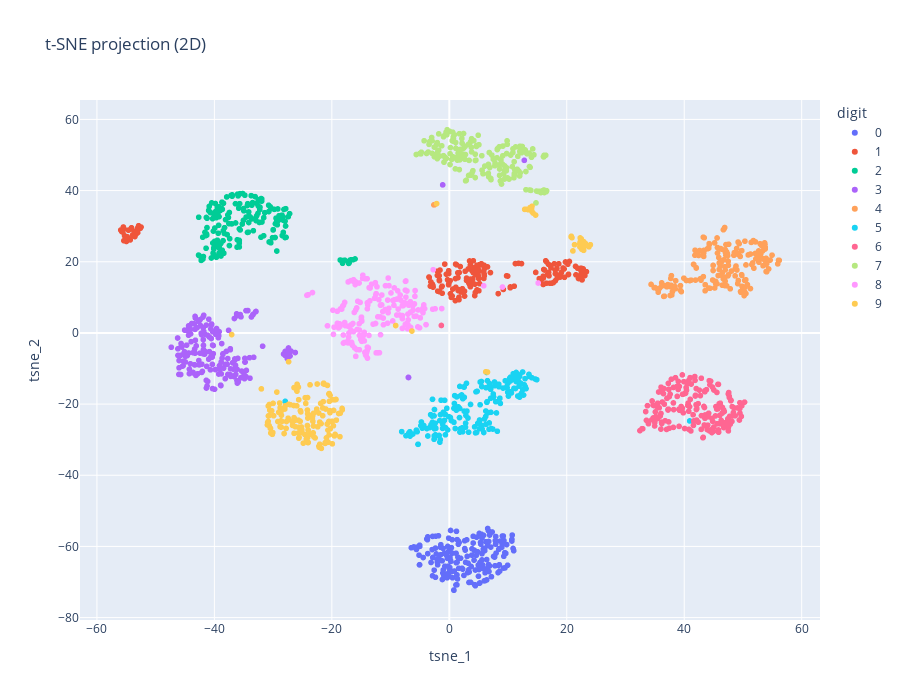

The notebook cell this image was saved under:
### Markdown cell above
## Step 4: Interactive 2D visualization

### Code cell
fig_2d = px.scatter(
    df_2d,
    x="tsne_1",
    y="tsne_2",
    color="digit",           # Semantic color mapping
    title="t-SNE projection (2D)",
    
    # Control what appears on hover
    hover_data={
        "digit": True,       # Show class label
        "tsne_1": False,     # Hide raw coordinates
        "tsne_2": False
    },
    
    width=900,
    height=700
)

fig_2d.show()

### Figure 1 — Plotly figure (JSON) as saved in the notebook; plotly's stock layout.template omitted (floating-point values rounded to 4 significant figures; data arrays with more than 128 entries replaced by an {"elided": "..."} marker saying what was removed)
{"data": [{"customdata": {"elided": "178x1 str values"}, "hovertemplate": "digit=%{customdata[0]}<extra></extra>", "legendgroup": "0", "marker": {"color": "#636efa", "symbol": "circle"}, "mode": "markers", "name": "0", "showlegend": true, "type": "scattergl", "x": {"elided": "178 float values"}, "xaxis": "x", "y": {"elided": "178 float values"}, "yaxis": "y"}, {"customdata": {"elided": "182x1 str values"}, "hovertemplate": "digit=%{customdata[0]}<extra></extra>", "legendgroup": "1", "marker": {"color": "#EF553B", "symbol": "circle"}, "mode": "markers", "name": "1", "showlegend": true, "type": "scattergl", "x": {"elided": "182 float values"}, "xaxis": "x", "y": {"elided": "182 float values"}, "yaxis": "y"}, {"customdata": {"elided": "177x1 str values"}, "hovertemplate": "digit=%{customdata[0]}<extra></extra>", "legendgroup": "2", "marker": {"color": "#00cc96", "symbol": "circle"}, "mode": "markers", "name": "2", "showlegend": true, "type": "scattergl", "x": {"elided": "177 float values"}, "xaxis": "x", "y": {"elided": "177 float values"}, "yaxis": "y"}, {"customdata": {"elided": "183x1 str values"}, "hovertemplate": "digit=%{customdata[0]}<extra></extra>", "legendgroup": "3", "marker": {"color": "#ab63fa", "symbol": "circle"}, "mode": "markers", "name": "3", "showlegend": true, "type": "scattergl", "x": {"elided": "183 float values"}, "xaxis": "x", "y": {"elided": "183 float values"}, "yaxis": "y"}, {"customdata": {"elided": "181x1 str values"}, "hovertemplate": "digit=%{customdata[0]}<extra></extra>", "legendgroup": "4", "marker": {"color": "#FFA15A", "symbol": "circle"}, "mode": "markers", "name": "4", "showlegend": true, "type": "scattergl", "x": {"elided": "181 float values"}, "xaxis": "x", "y": {"elided": "181 float values"}, "yaxis": "y"}, {"customdata": {"elided": "182x1 str values"}, "hovertemplate": "digit=%{customdata[0]}<extra></extra>", "legendgroup": "5", "marker": {"color": "#19d3f3", "symbol": "circle"}, "mode": "markers", "name": "5", "showlegend": true, "type": "scattergl", "x": {"elided": "182 float values"}, "xaxis": "x", "y": {"elided": "182 float values"}, "yaxis": "y"}, {"customdata": {"elided": "181x1 str values"}, "hovertemplate": "digit=%{customdata[0]}<extra></extra>", "legendgroup": "6", "marker": {"color": "#FF6692", "symbol": "circle"}, "mode": "markers", "name": "6", "showlegend": true, "type": "scattergl", "x": {"elided": "181 float values"}, "xaxis": "x", "y": {"elided": "181 float values"}, "yaxis": "y"}, {"customdata": {"elided": "179x1 str values"}, "hovertemplate": "digit=%{customdata[0]}<extra></extra>", "legendgroup": "7", "marker": {"color": "#B6E880", "symbol": "circle"}, "mode": "markers", "name": "7", "showlegend": true, "type": "scattergl", "x": {"elided": "179 float values"}, "xaxis": "x", "y": {"elided": "179 float values"}, "yaxis": "y"}, {"customdata": {"elided": "174x1 str values"}, "hovertemplate": "digit=%{customdata[0]}<extra></extra>", "legendgroup": "8", "marker": {"color": "#FF97FF", "symbol": "circle"}, "mode": "markers", "name": "8", "showlegend": true, "type": "scattergl", "x": {"elided": "174 float values"}, "xaxis": "x", "y": {"elided": "174 float values"}, "yaxis": "y"}, {"customdata": {"elided": "180x1 str values"}, "hovertemplate": "digit=%{customdata[0]}<extra></extra>", "legendgroup": "9", "marker": {"color": "#FECB52", "symbol": "circle"}, "mode": "markers", "name": "9", "showlegend": true, "type": "scattergl", "x": {"elided": "180 float values"}, "xaxis": "x", "y": {"elided": "180 float values"}, "yaxis": "y"}], "layout": {"height": 700, "legend": {"title": {"text": "digit"}, "tracegroupgap": 0}, "title": {"text": "t-SNE projection (2D)"}, "width": 900, "xaxis": {"anchor": "y", "domain": [0, 1], "title": {"text": "tsne_1"}}, "yaxis": {"anchor": "x", "domain": [0, 1], "title": {"text": "tsne_2"}}}}
